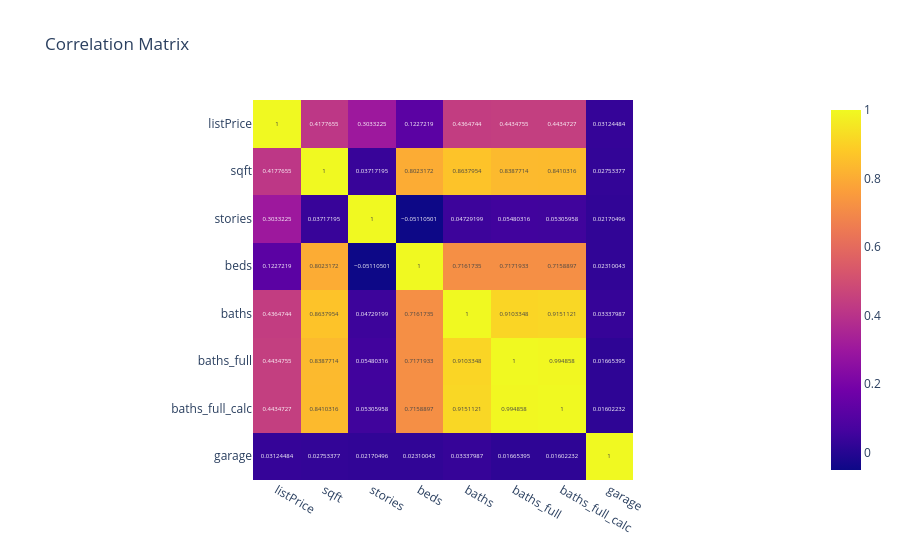

Notebook code for this chart:
### Markdown cell above
### 🔹 7. Correlation Heatmap (Interactive)

### Code cell
corr = df.corr(numeric_only=True)

fig = px.imshow(corr, text_auto=True,
                title='Correlation Matrix')
fig.show()

### Figure 1 — Plotly figure (JSON) as saved in the notebook; plotly's stock layout.template omitted (floating-point values rounded to 4 significant figures)
{"data": [{"coloraxis": "coloraxis", "hovertemplate": "x: %{x}<br>y: %{y}<br>color: %{z}<extra></extra>", "name": "0", "texttemplate": "%{z}", "type": "heatmap", "x": ["listPrice", "sqft", "stories", "beds", "baths", "baths_full", "baths_full_calc", "garage"], "xaxis": "x", "y": ["listPrice", "sqft", "stories", "beds", "baths", "baths_full", "baths_full_calc", "garage"], "yaxis": "y", "z": [[1.0, 0.4178, 0.3033, 0.1227, 0.4365, 0.4435, 0.4435, 0.03124], [0.4178, 1.0, 0.03717, 0.8023, 0.8638, 0.8388, 0.841, 0.02753], [0.3033, 0.03717, 1.0, -0.05111, 0.04729, 0.0548, 0.05306, 0.0217], [0.1227, 0.8023, -0.05111, 1.0, 0.7162, 0.7172, 0.7159, 0.0231], [0.4365, 0.8638, 0.04729, 0.7162, 1.0, 0.9103, 0.9151, 0.03338], [0.4435, 0.8388, 0.0548, 0.7172, 0.9103, 1.0, 0.9949, 0.01665], [0.4435, 0.841, 0.05306, 0.7159, 0.9151, 0.9949, 1.0, 0.01602], [0.03124, 0.02753, 0.0217, 0.0231, 0.03338, 0.01665, 0.01602, 1.0]]}], "layout": {"coloraxis": {"colorscale": [[0, "#0d0887"], [0.1111, "#46039f"], [0.2222, "#7201a8"], [0.3333, "#9c179e"], [0.4444, "#bd3786"], [0.5556, "#d8576b"], [0.6667, "#ed7953"], [0.7778, "#fb9f3a"], [0.8889, "#fdca26"], [1, "#f0f921"]]}, "title": {"text": "Correlation Matrix"}, "xaxis": {"anchor": "y", "constrain": "domain", "domain": [0, 1], "scaleanchor": "y"}, "yaxis": {"anchor": "x", "autorange": "reversed", "constrain": "domain", "domain": [0, 1]}}}
